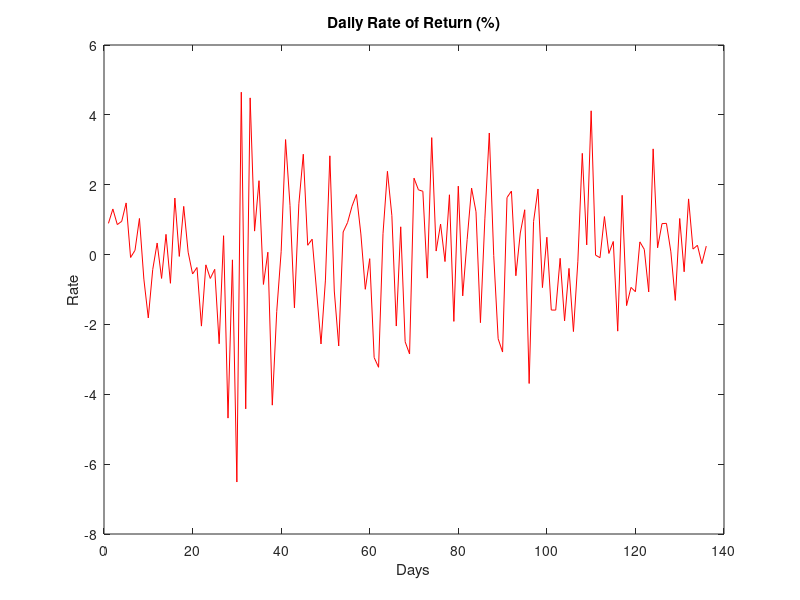
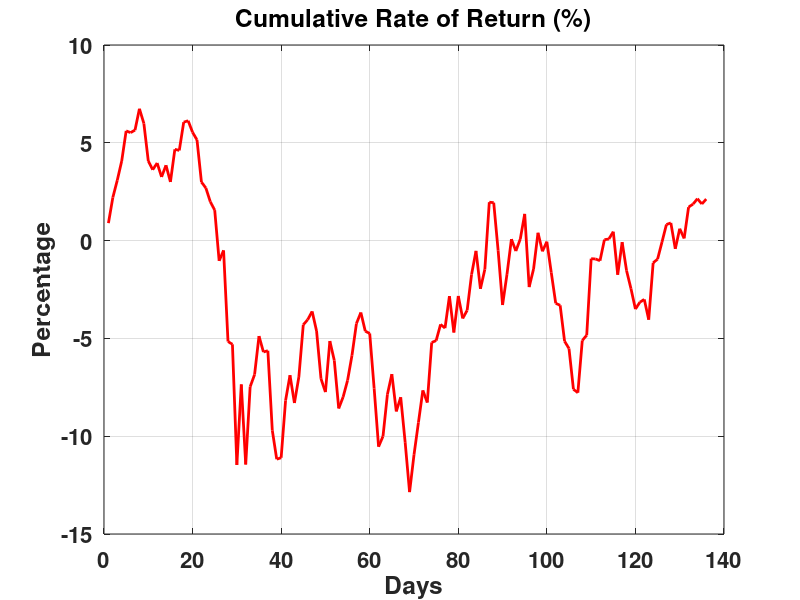
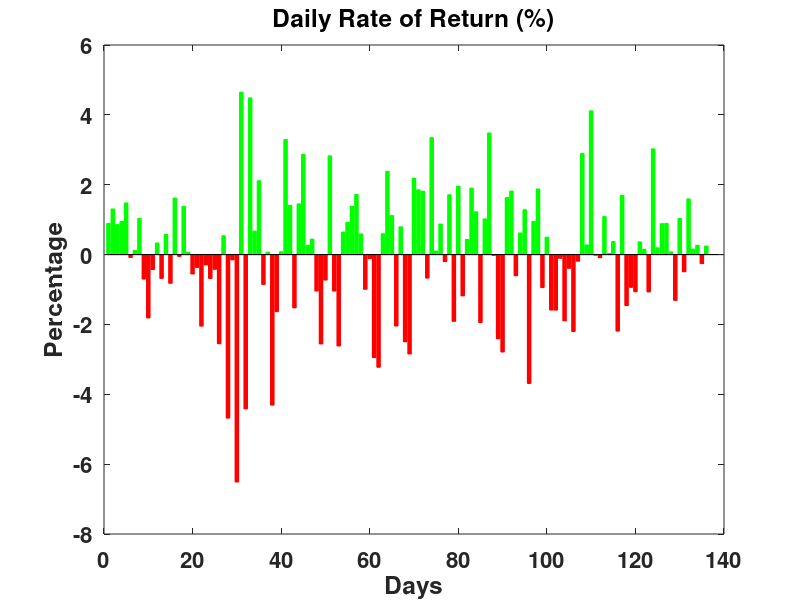

These figures' MATLAB source, in order:
%% CS 435 Project 2 Finance inclass 2.1
%Ari Cooper
%Sep 15, 2016

clear all, close all, clc;


%% 1. Read the data ?le and calculate cumulative daily rates of return for day 2, day 3, day 4, 
% and so on, until the last day in the data ?le.

% Load data
data = load('returns.dat.txt');

%Extract size of data
[ndays, ~] = size(data);

x = 1 : ndays; % x axis for plotting

percent_daily_ROR = data(:, 2);

figure(1)
plot(x, percent_daily_ROR, 'r')
title('Daily Rate of Return (%)');
xlabel('Days');
ylabel('Rate');

% Convert from percent to decimal
daily_ROR = percent_daily_ROR / 100;
cum_ROR = zeros(ndays, 1);
cum_ROR(1) = daily_ROR(1);

for i = 2 : ndays
    cum_ROR(i) = ((cum_ROR(i-1) + 1) * (1 + daily_ROR(i))) - 1;
end

percent_cum_ROR = cum_ROR * 100;

figure(2)
plot(x, percent_cum_ROR, 'r', 'LineWidth', 2);
title('Cumulative Rate of Return (%)', 'FontSize', 16, 'FontWeight', 'bold');
xlabel('Days', 'FontSize', 16, 'FontWeight', 'bold');
ylabel('Percentage', 'FontSize', 16, 'FontWeight', 'bold');
set(gca, 'FontSize', 16, 'FontWeight', 'bold');
grid on;

%% 2. Plot a bar chart of daily rates return in percent, using two different colors for positive returns 
% and negative returns (for example, green bars for positive and red bars for negative, or as shown in figure).

% Extract pos and neg portion of percent_daily_ROR

pos = max(0, percent_daily_ROR);
neg = min(0, percent_daily_ROR);

figure(3)
bar(x, pos, 'g', 'EdgeColor', 'g');
hold on;
bar(x, neg, 'r', 'EdgeColor', 'r');
title('Daily Rate of Return (%)', 'FontSize', 16, 'FontWeight', 'bold');
xlabel('Days', 'FontSize', 16, 'FontWeight', 'bold');
ylabel('Percentage', 'FontSize', 16, 'FontWeight', 'bold');
set(gca, 'FontSize', 16, 'FontWeight', 'bold');


%% 3. Plot a line chart without markers of cumulative daily rate of return in percent.


%% 4. Calculate average daily and annualized daily rate of return.

ave_daily_ROR = (cumprod(1 + daily_ROR)).^(1/ndays) -1;
anu_daily_ROR = (1 + ave_daily_ROR) .^ 252 - 1;


%% 5. Calculate average daily and annualized daily volatility.

vol_ave_daily = std(daily_ROR);
vol_anu_daily = vol_ave_daily * sqrt(252);


%% 6. Write an output text ?le named cumulative_returns.dat with three numbers in each line:
% Day number, daily return in percent, and cumulative return in percent (do not include a percent sign)

fid = fopen('cumulative_returns.dat', 'w');

fprintf(' Days  |  Daily return (%%)  |  Cumulative return (%%)\n');
fprintf('=-=-=-=-=-=-=-=-=-=-=-=-=-=-=-=-=-=-=-=-=-=-=-=-=-=-=-=-=\n\n');

fprintf(fid, ' Days  |  Daily return (%%)  |  Cumulative return (%%)\n');
fprintf(fid, '=-=-=-=-=-=-=-=-=-=-=-=-=-=-=-=-=-=-=-=-=-=-=-=-=-=-=-=-=\n\n');

for i = 1 : ndays
    fprintf(fid, '%5d %14.2f%% %14.2f%%\n', i, percent_daily_ROR(i), percent_cum_ROR(i));
    fprintf('%5d %14.2f%% %14.2f%%\n', i, percent_daily_ROR(i), percent_cum_ROR(i));
end

